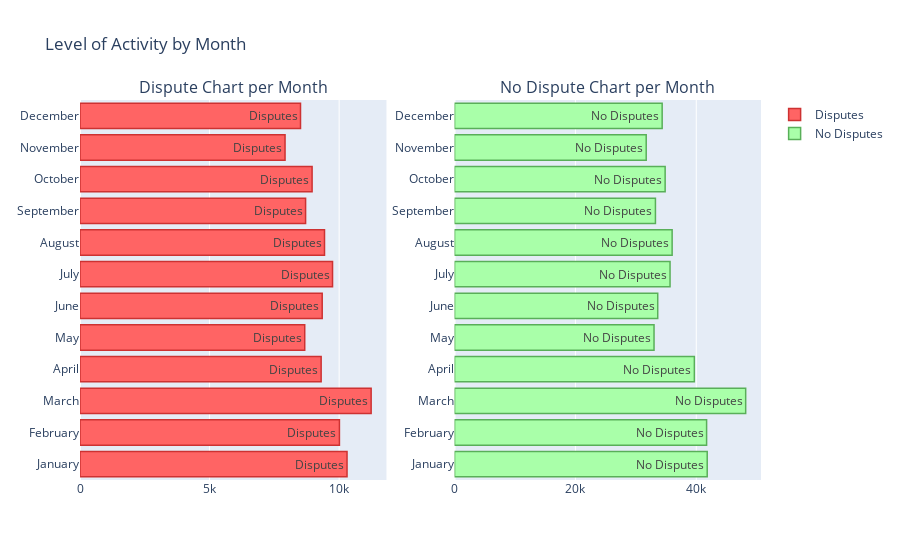

Source (notebook cell):
### Code cell
# Most active months
months = ['January', 'February', 'March', 'April', 'May', 'June', 'July', 'August', 'September',
         'October', 'November', 'December']
disputes_by_month = [dis_january, dis_february, dis_march, dis_april, dis_may, dis_june, dis_july, dis_august, dis_september,
                    dis_october, dis_november, dis_december]

nodisputes_by_month = [nodis_january, nodis_february, nodis_march, nodis_april, nodis_may, nodis_june, nodis_july, 
                       nodis_august, nodis_september, nodis_october, nodis_november, nodis_december]


disputes_chart = go.Bar(
    y=months,
    x=disputes_by_month,
    orientation='h',
    name='Disputes',
    text='Disputes',
    marker=dict(
        color='#FF6464',
    line=dict(
        color='#CD3232',
        width=1.5
    ))
)

nodisputes_chart = go.Bar(
    y=months,
    x=nodisputes_by_month,
    orientation='h',
    name='No Disputes',
    text='No Disputes',
    marker=dict(
        color='#A9FFA9',
    line=dict(
        color='#59AF59',
        width=1.5
    ))
)

fig = tls.make_subplots(rows=1, cols=2, specs=[[{}, {}]],
                          subplot_titles=('Dispute Chart per Month',
                                          'No Dispute Chart per Month'))

fig.append_trace(disputes_chart, 1, 1)
fig.append_trace(nodisputes_chart, 1, 2)

fig['layout'].update(showlegend=True, title="Level of Activity by Month")
iplot(fig)

### Figure 1 — Plotly figure (JSON) as saved in the notebook; plotly's stock layout.template omitted (floating-point values rounded to 4 significant figures)
{"data": [{"marker": {"color": "#FF6464", "line": {"color": "#CD3232", "width": 1.5}}, "name": "Disputes", "orientation": "h", "text": "Disputes", "type": "bar", "x": [10304, 10011, 11234, 9305, 8672, 9346, 9745, 9435, 8705, 8956, 7912, 8509], "xaxis": "x", "y": ["January", "February", "March", "April", "May", "June", "July", "August", "September", "October", "November", "December"], "yaxis": "y"}, {"marker": {"color": "#A9FFA9", "line": {"color": "#59AF59", "width": 1.5}}, "name": "No Disputes", "orientation": "h", "text": "No Disputes", "type": "bar", "x": [41809, 41708, 48175, 39681, 33008, 33621, 35658, 36004, 33243, 34848, 31714, 34354], "xaxis": "x2", "y": ["January", "February", "March", "April", "May", "June", "July", "August", "September", "October", "November", "December"], "yaxis": "y2"}], "layout": {"annotations": [{"font": {"size": 16}, "showarrow": false, "text": "Dispute Chart per Month", "x": 0.225, "xanchor": "center", "xref": "paper", "y": 1, "yanchor": "bottom", "yref": "paper"}, {"font": {"size": 16}, "showarrow": false, "text": "No Dispute Chart per Month", "x": 0.775, "xanchor": "center", "xref": "paper", "y": 1, "yanchor": "bottom", "yref": "paper"}], "showlegend": true, "title": {"text": "Level of Activity by Month"}, "xaxis": {"anchor": "y", "domain": [0, 0.45]}, "xaxis2": {"anchor": "y2", "domain": [0.55, 1]}, "yaxis": {"anchor": "x", "domain": [0, 1]}, "yaxis2": {"anchor": "x2", "domain": [0, 1]}}}
